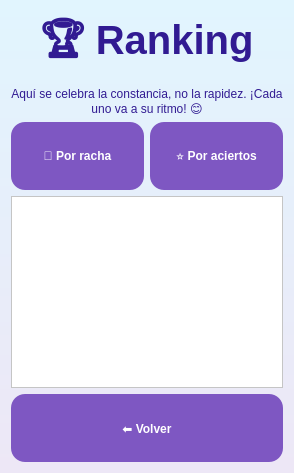
<?xml version="1.0" encoding="UTF-8"?>
<ui version="4.0"><class>Form</class>
<widget class="QWidget" name="Form"><property name="styleSheet"><string>#Form{background:qlineargradient(x1:0,y1:0,x2:0,y2:1,stop:0 #E1F5FE,stop:1 #EDE7F6);}QWidget{color:#311B92;}QLabel{background:transparent;}QFrame{background:transparent;}QPushButton{background:#7E57C2;color:white;border-radius:14px;padding:10px;min-height:48px;font-weight:bold;}QPushButton:hover{background:#673AB7;}QPushButton:disabled{background:#D1C4E9;color:#7a7a9a;}QTableWidget{background:white;gridline-color:#B3E5FC;}QHeaderView::section{background:#B39DDB;color:white;padding:6px;font-weight:bold;}</string></property>
<layout class="QVBoxLayout" name="v">
<item><widget class="QLabel" name="lblRank"><property name="text"><string>🏆 Ranking</string></property><property name="alignment"><set>Qt::AlignCenter</set></property><property name="styleSheet"><string>font-size:30pt;font-weight:bold;</string></property></widget></item>
<item><widget class="QLabel" name="lblRankInfo"><property name="text"><string>Aquí se celebra la constancia, no la rapidez. ¡Cada uno va a su ritmo! 😊</string></property><property name="alignment"><set>Qt::AlignCenter</set></property><property name="wordWrap"><bool>true</bool></property></widget></item>
<item><layout class="QHBoxLayout" name="h1"><item><widget class="QPushButton" name="btnPorRacha"><property name="text"><string>🔥 Por racha</string></property></widget></item><item><widget class="QPushButton" name="btnPorAciertos"><property name="text"><string>⭐ Por aciertos</string></property></widget></item></layout></item>
<item><widget class="QTableWidget" name="tablaRanking"/></item>
<item><widget class="QPushButton" name="btnVolverRank"><property name="text"><string>⬅ Volver</string></property></widget></item>
</layout></widget></ui>
